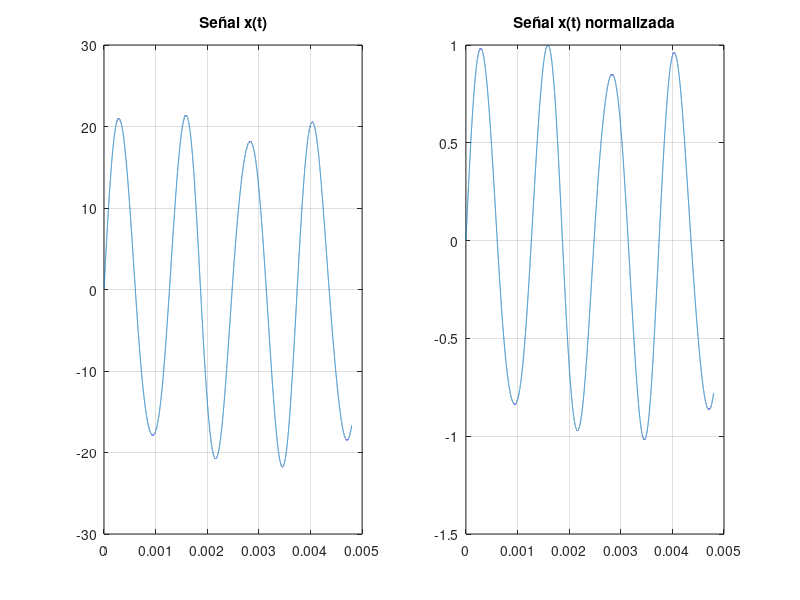
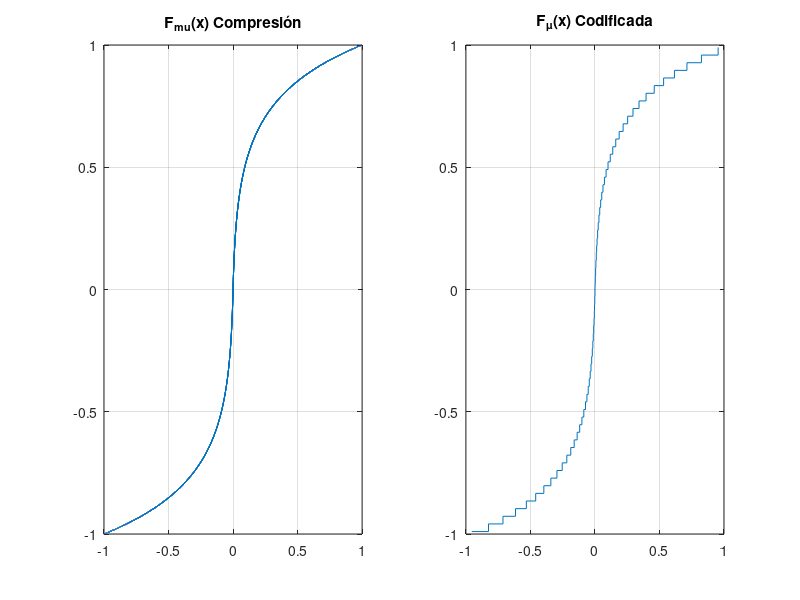

These figures' MATLAB source, in order:
clear all; close all; clc;

t=0:1/1e7:0.0048;

% Señal x de t
x =20.*sin(1600.*pi.*t) + 2.*sin(2700.*pi.*t) + 0.15.*sin(5000.*pi.*t) + 0.003.*cos(1500.*pi.*t) + 0.01.*cos(6000.*pi.*t);

% Señal x de t normalizada
xn = x./abs(max(x));

u = 100;

% Comprimir
F_x = sign(xn).*((log(1+u.*abs(xn)))/(log(1+u)));


subplot(1,2,1);
plot(t,x);
title("Señal x(t)")
grid on;


subplot(1,2,2);
plot(t,xn);
title("Señal x(t) normalizada")
grid on;


figure(2)
subplot(1,2,1);
plot(xn,F_x);
title("F_{\mu}(x) Compresión", 'Interpreter','tex')
grid on;
xlim([-1 1])
ylim([-1 1])

n = 0.25;

c = zeros(1,65);
r = zeros(1,65);

for i = -32:32
    
    n = i./32; 
    k = find(abs(F_x-n) < 0.01);
    [val,idx]=min(abs(k-n));
    minIndex=k(idx);
    
    c(i+33) = F_x(minIndex);
    r(i+33) = xn(minIndex);
end


subplot(1,2,2);
stairs(r,c);
title('F_{\mu}(x) Codificada', 'Interpreter','tex');
grid on;
xlim([-1 1])
ylim([-1 1])


